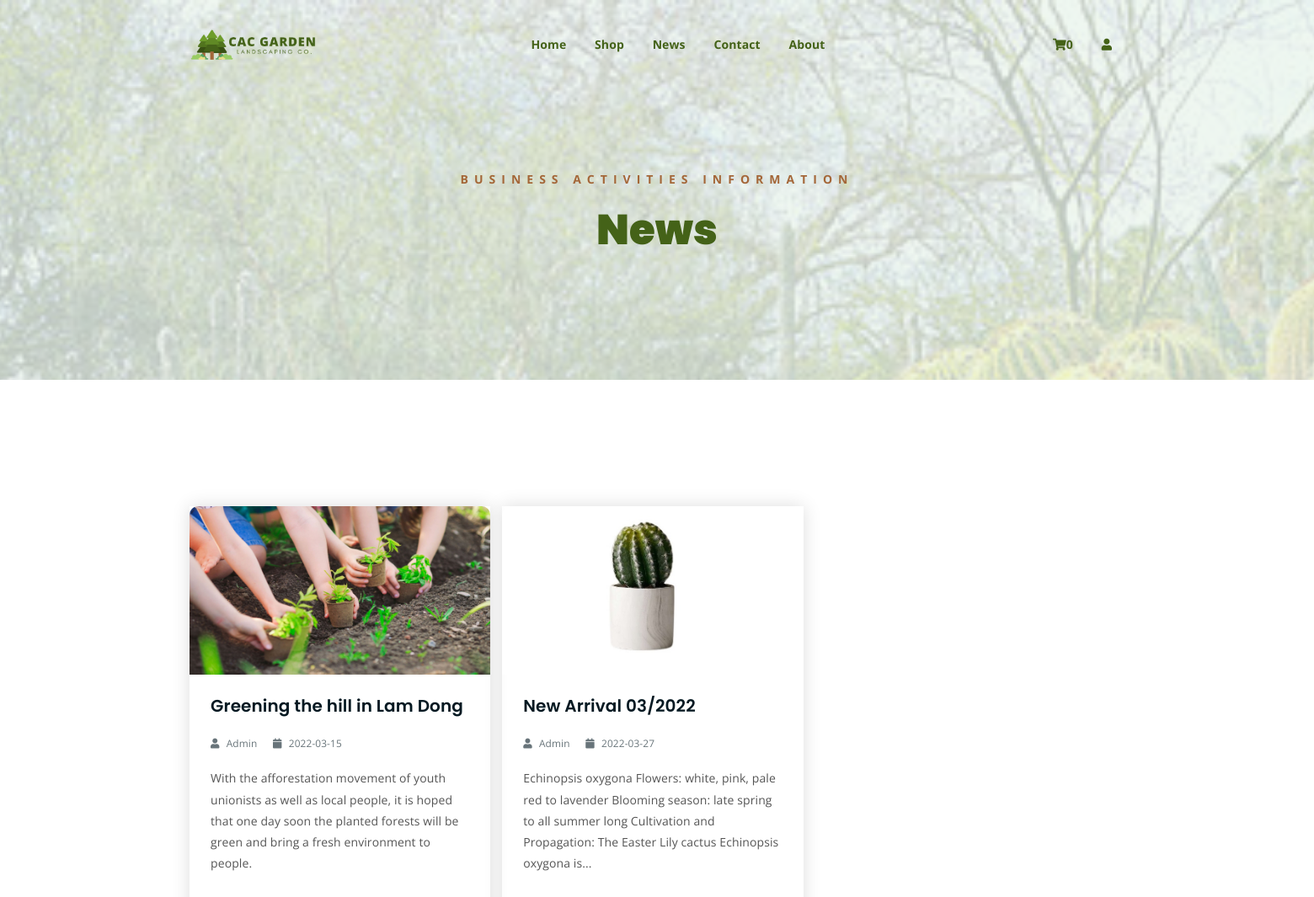
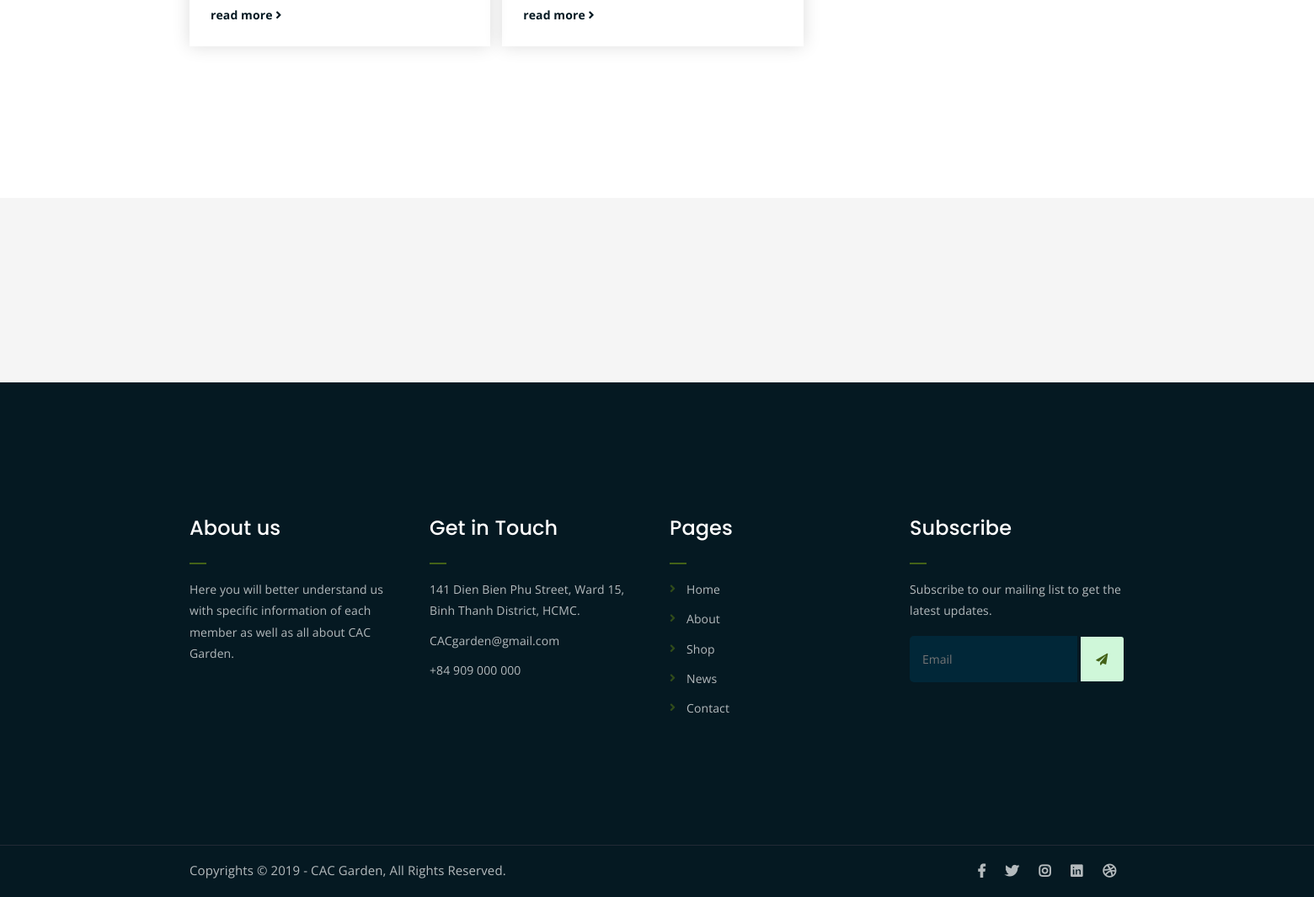
Page /pages/news.php on the committed database (2 pictures, top to bottom).
### tables this page shows
CREATE TABLE `news` (
  `news_id` int(10) NOT NULL,
  `news_title` varchar(255) NOT NULL,
  `news_post` varchar(255) NOT NULL,
  `news_day` date NOT NULL,
  `news_image` tinytext NOT NULL,
  `news_content` text NOT NULL,
  `news_pre` text NOT NULL
);

### data/data.php (called while the page is built, shortened)
<?php
class Database {
    public $host = "localhost";
    public $user = "root";
    public $pass = "";
    public $dbname = "cacgarden";
    public $link;
    private function connectDB(){
        $this->link = new mysqli($this->host, $this->user, $this->pass, $this->dbname);
    }
    public function select ($query){
        $result = $this->link->query($query) or die ($this->link->error.__LINE__);
        if($result->num_rows>0){
            return $result;
        } else {
            return false;
        }
    }
}
?>

### scripts/displaynews2.php (the view)
<?php
include_once("../data/data.php");
?>
<?php
    class News1{
        public function GetNews(){
            $sql = "SELECT * FROM news" ;
            $db = new Database();
            $result= $db->select($sql);
            return $result;
        }
    }
?>
<?php
    class News{
        public function ShowNews(){
            $ns = new News1();
            $result = $ns->GetNews();
            while ($row = mysqli_fetch_array($result)){
                $news = <<<DELIMITER
                <div class="single-latest-news">
                <a href="pages/singlenews.php?news_id={$row['news_id']}"><div class="latest-news-bg news-bg-{$row['news_id']}"></div></a>
                <div class="news-text-box">
                    <h3><a href="pages/singlenews.php?news_id={$row['news_id']}">{$row['news_title']}</a></h3>
                    <p class="blog-meta">
                        <span class="author"><i class="fas fa-user"></i> {$row['news_post']}</span>
                        <span class="date"><i class="fas fa-calendar"></i> {$row['news_day']}</span>
                    </p>
                    <p class="excerpt">{$row['news_pre']}
                    </p>
                    <a href="pages/singlenews.php?news_id={$row['news_id']}" class="read-more-btn">read more <i class="fas fa-angle-right"></i></a>
                </div>
                </div>
                DELIMITER;
                echo $news;
            }
        }
    }
?>

### assets/css/main.css (style rules this page uses)
html { font-size: 14px; font-weight: 400; line-height: 28px; height: 100%; }
body { font-family: "Open Sans", sans-serif; font-weight: 400; font-size: 1rem; letter-spacing: 0.1px; line-height: 1.8; color: #051922; overflow-x: hidden; }
body img { max-width: 100%; }
a { cursor: pointer; text-decoration: none; -webkit-transition: all 0.2s ease-in-out; -o-transition: all 0.2s ease-in-out; transition: all 0.2s ease-in-out; }
h1, .h1, h2, .h2, h3, .h3, h4, .h4, h5, .h5, h6, .h6 { font-family: "Poppins", sans-serif; font-weight: 700; margin: 0 0 1.25rem 0; color: #051922; }
h2, .h2 { font-size: 3rem; font-weight: 700; line-height: 3.25rem; }
h3, .h3 { font-size: 2rem; font-weight: 700; line-height: 2.25rem; }
p { font-family: "Open Sans", sans-serif; font-weight: 400; font-size: 1rem; letter-spacing: 0.1px; line-height: 1.8; color: #051922; margin: 0 0 1.25rem 0; }
p:last-child { margin: 0; }
a.read-more-btn { display: inline-block; margin-top: 15px; color: #051922; -webkit-transition: 0.3s; -o-transition: 0.3s; transition: 0.3s; font-weight: 700; }
.site-logo { float: left; max-width: 150px; }
.site-logo { padding: 6px 0; }
.single-logo-item img { max-width: 180px; margin: 0 auto; }
.logo-carousel-section { background-color: #f5f5f5; padding: 50px 0; }
.footer-area { background-color: #051922; color: #fff; padding: 150px 0; }
h2.widget-title { font-size: 24px; font-weight: 500; position: relative; padding-bottom: 20px; color: #fff; }
h2.widget-title:after { position: absolute; left: 0; bottom: 0; width: 20px; height: 2px; background-color: #446218; content: ""; }
.footer-box p { color: #fff; opacity: 0.7; line-height: 1.8; }
.footer-box ul { margin: 0; padding: 0; list-style: none; }
.footer-box ul li { opacity: 0.7; margin-bottom: 10px; line-height: 1.8; }
.footer-box ul li:last-child { margin-bottom: 0; }
.footer-box.subscribe form input[type=email] { border: none; background-color: #012738; width: 78%; padding: 15px; border-top-left-radius: 5px; border-bottom-left-radius: 5px; color: #fff; }
.footer-box.subscribe form button { width: 20%; border: none; background-color: #cff7d9 ; color: #446218; padding: 14px 0; border-top-right-radius: 3px; border-bottom-right-radius: 3px; cursor: pointer; }
.copyright { background-color: #051922; border-top: 1px solid #232a35; }
.copyright p { margin: 0; color: #fff; opacity: 0.7; padding: 16px 0; font-size: 15px; }
.copyright a { color: #23f22d; font-weight: 700; }
.social-icons ul { margin: 0; padding: 0; list-style: none; }
.social-icons ul li { display: inline-block; }
.social-icons ul li a { font-size: 16px; color: #fff; opacity: 0.7; padding: 16px 10px; display: block; }
.footer-box ul li a { color: #fff; }
.footer-box.pages ul li { position: relative; padding-left: 20px; }
.footer-box.pages ul li:before { position: absolute; left: 0; top: 0; content: "\f105"; font-family: "Font Awesome 5 Free"; font-weight: 900; color: #446218; }
.latest-news-bg { -webkit-transition: 0.3s; -o-transition: 0.3s; transition: 0.3s; }
.single-latest-news { -webkit-box-shadow: 0 0 20px #dddddd; box-shadow: 0 0 20px #dddddd; -webkit-transition: 0.3s; -o-transition: 0.3s; transition: 0.3s; }
.single-logo-item { -webkit-transition: 0.3s; -o-transition: 0.3s; transition: 0.3s; }
.footer-box.pages ul li a { -webkit-transition: 0.3s; -o-transition: 0.3s; transition: 0.3s; }
.footer-box.subscribe form button { -webkit-transition: 0.3s; -o-transition: 0.3s; transition: 0.3s; }
.social-icons ul li a { -webkit-transition: 0.3s; -o-transition: 0.3s; transition: 0.3s; }
html, body { height: 100%; }
.news-bg-1 { background-image: url(../img/news/news1.jpg); }
.news-bg-2 { background-image: url(../img/news/news2.jpg); }
.latest-news-bg { height: 200px; background-size: cover; background-position: center; border-radius: 10px; background-color: #ddd; border-bottom-right-radius: 0; border-bottom-left-radius: 0; }
.single-latest-news h3 { font-size: 20px; line-height: 1.25em; font-weight: 600; max-lines: 2; }
.single-latest-news h3 a { color: #051922; }
p.blog-meta span { margin-right: 15px; opacity: 0.6; color: #051922; font-size: 0.85em; }
p.blog-meta span:last-child { margin-right: 0; }
p.blog-meta span i { margin-right: 5px; }
p.excerpt { line-height: 1.8; color: #555; }
.news-text-box { padding: 25px; border-bottom-left-radius: 5px; border-bottom-right-radius: 5px; }
.single-latest-news { margin-bottom: 30px; }

### rows in the picture
news: shows a picture, news_title "Greening the hill in Lam Dong", news_post "Admin", news_day "2022-03-15", news_pre "With the afforestation movement of youth unionists as well as local people, it is hoped that one day soon the planted forests will be green and bring a fresh environment to people."
news: shows a picture, news_title "New Arrival 03/2022", news_post "Admin", news_day "2022-03-27", news_pre "Echinopsis oxygona Flowers: white, pink, pale red to lavender Blooming season: late spring to all summer long Cultivation and Propagation: The Easter Lily cactus Echinopsis oxygona is..."

### other values in the picture
$num_items_in_cart "0"
